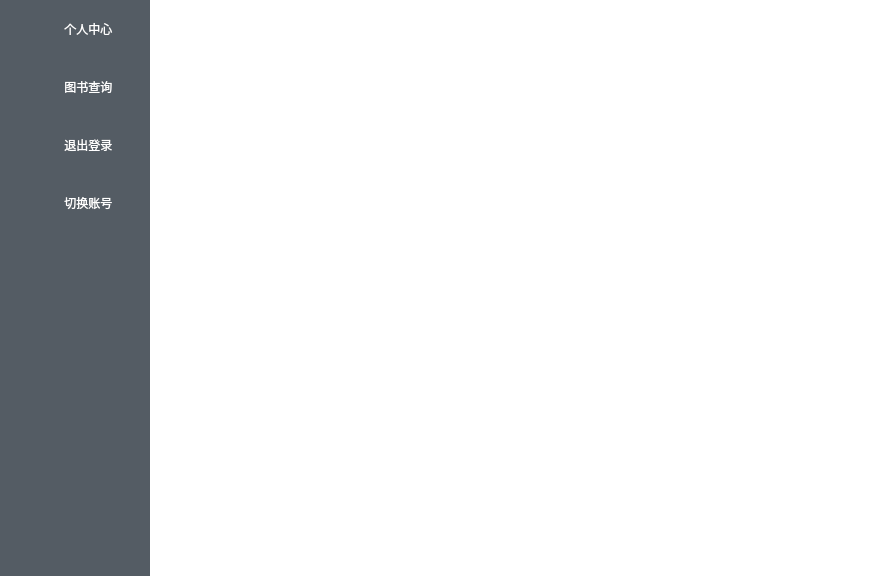
<?xml version="1.0" encoding="UTF-8"?>
<ui version="4.0">
 <class>Page_userClass</class>
 <widget class="QMainWindow" name="Page_userClass">
  <property name="geometry">
   <rect>
    <x>0</x>
    <y>0</y>
    <width>889</width>
    <height>576</height>
   </rect>
  </property>
  <property name="windowTitle">
   <string>图书借还</string>
  </property>
  <property name="styleSheet">
   <string notr="true">QLabel[name=&quot;lb&quot;]{font: 18px '等线';}

QLineEdit[name=&quot;le&quot;]{border-radius:3px;min-height:25px;border:1px solid gray;}
QPushButton[name=&quot;btn&quot;]{border-radius:3px;background-color:rgb(84,92,100);color:white;font:18px ‘等线’;padding:3px;border:1px;}
QPushButton[name=&quot;btn&quot;]:pressed{background-color:black;}

QWidget[name=&quot;bg&quot;]{background-color:rgb(217,220,224);}

QComboBox[name=&quot;cbox&quot;]{border-radius:3px;background-color:rgb(84,92,100);color:white;font:18px ‘等线’;border:1px;min-width:100px;max-width:100px}

</string>
  </property>
  <widget class="QWidget" name="centralWidget">
   <property name="styleSheet">
    <string notr="true">QWidget#menu QToolButton{border:none;background-color:rgb(84,92,100);color:white;min-height:55px;font:16px &quot;等线&quot;;padding-left:20px;}

QWidget#menu QToolButton:checked{background-color:rgb(67,74,80);}
QWidget#menu {background-color:rgb(84,92,100);}
QStackedWidget#stackedWidget {background-color:rgb(255, 255, 255);}</string>
   </property>
   <layout class="QGridLayout" name="gridLayout">
    <property name="leftMargin">
     <number>0</number>
    </property>
    <property name="topMargin">
     <number>0</number>
    </property>
    <property name="rightMargin">
     <number>0</number>
    </property>
    <property name="bottomMargin">
     <number>0</number>
    </property>
    <property name="spacing">
     <number>0</number>
    </property>
    <item row="0" column="0">
     <widget class="QWidget" name="menu" native="true">
      <property name="minimumSize">
       <size>
        <width>150</width>
        <height>0</height>
       </size>
      </property>
      <layout class="QVBoxLayout" name="verticalLayout">
       <property name="spacing">
        <number>0</number>
       </property>
       <property name="leftMargin">
        <number>0</number>
       </property>
       <property name="topMargin">
        <number>0</number>
       </property>
       <property name="rightMargin">
        <number>0</number>
       </property>
       <property name="bottomMargin">
        <number>0</number>
       </property>
       <item>
        <widget class="QToolButton" name="btn_info">
         <property name="minimumSize">
          <size>
           <width>50</width>
           <height>55</height>
          </size>
         </property>
         <property name="maximumSize">
          <size>
           <width>250</width>
           <height>16777215</height>
          </size>
         </property>
         <property name="text">
          <string>  个人中心</string>
         </property>
         <property name="checkable">
          <bool>true</bool>
         </property>
         <property name="checked">
          <bool>false</bool>
         </property>
         <property name="toolButtonStyle">
          <enum>Qt::ToolButtonTextBesideIcon</enum>
         </property>
         <attribute name="buttonGroup">
          <string notr="true">buttonGroup</string>
         </attribute>
        </widget>
       </item>
       <item>
        <widget class="QToolButton" name="btn_qry">
         <property name="minimumSize">
          <size>
           <width>50</width>
           <height>55</height>
          </size>
         </property>
         <property name="maximumSize">
          <size>
           <width>250</width>
           <height>16777215</height>
          </size>
         </property>
         <property name="text">
          <string>  图书查询</string>
         </property>
         <property name="checkable">
          <bool>true</bool>
         </property>
         <property name="toolButtonStyle">
          <enum>Qt::ToolButtonTextBesideIcon</enum>
         </property>
         <attribute name="buttonGroup">
          <string notr="true">buttonGroup</string>
         </attribute>
        </widget>
       </item>
       <item>
        <widget class="QToolButton" name="btn_exit">
         <property name="minimumSize">
          <size>
           <width>50</width>
           <height>55</height>
          </size>
         </property>
         <property name="maximumSize">
          <size>
           <width>250</width>
           <height>16777215</height>
          </size>
         </property>
         <property name="text">
          <string>  退出登录</string>
         </property>
         <property name="checkable">
          <bool>true</bool>
         </property>
         <property name="toolButtonStyle">
          <enum>Qt::ToolButtonTextBesideIcon</enum>
         </property>
         <attribute name="buttonGroup">
          <string notr="true">buttonGroup</string>
         </attribute>
        </widget>
       </item>
       <item>
        <widget class="QToolButton" name="btn_switch">
         <property name="minimumSize">
          <size>
           <width>50</width>
           <height>55</height>
          </size>
         </property>
         <property name="maximumSize">
          <size>
           <width>250</width>
           <height>16777215</height>
          </size>
         </property>
         <property name="text">
          <string>  切换账号</string>
         </property>
         <property name="checkable">
          <bool>true</bool>
         </property>
         <property name="toolButtonStyle">
          <enum>Qt::ToolButtonTextBesideIcon</enum>
         </property>
         <attribute name="buttonGroup">
          <string notr="true">buttonGroup</string>
         </attribute>
        </widget>
       </item>
       <item>
        <spacer name="verticalSpacer">
         <property name="orientation">
          <enum>Qt::Vertical</enum>
         </property>
         <property name="sizeHint" stdset="0">
          <size>
           <width>20</width>
           <height>292</height>
          </size>
         </property>
        </spacer>
       </item>
      </layout>
     </widget>
    </item>
    <item row="0" column="1">
     <widget class="QStackedWidget" name="stackedWidget"/>
    </item>
   </layout>
  </widget>
  <widget class="QMenuBar" name="menuBar">
   <property name="geometry">
    <rect>
     <x>0</x>
     <y>0</y>
     <width>889</width>
     <height>19</height>
    </rect>
   </property>
  </widget>
 </widget>
 <layoutdefault spacing="6" margin="11"/>
 <resources/>
 <connections/>
 <buttongroups>
  <buttongroup name="buttonGroup"/>
 </buttongroups>
</ui>
